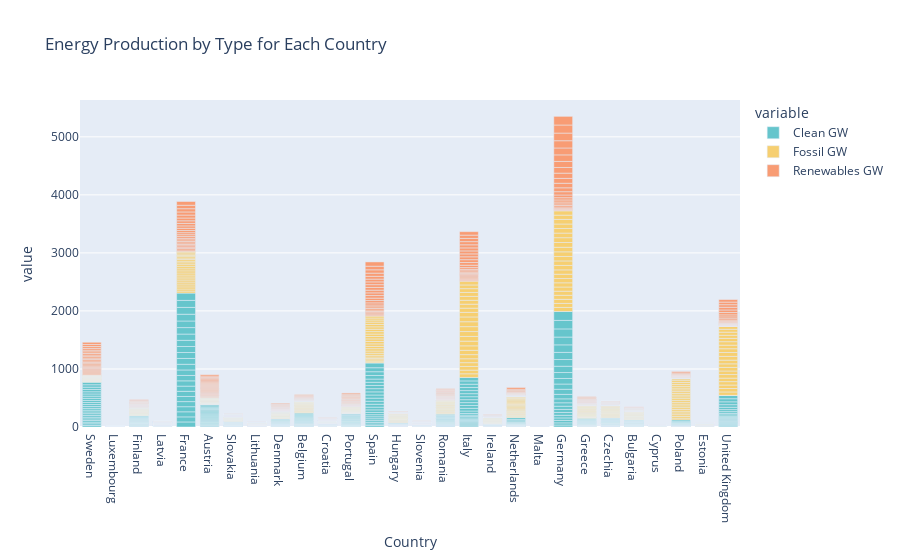

The notebook cell this image was saved under:
### Code cell
fig = px.bar(df, x='Country', y=['Clean GW', 'Fossil GW', 'Renewables GW'], 
             title='Energy Production by Type for Each Country', 
             color_discrete_sequence=px.colors.qualitative.Pastel)
fig.show()

### Figure 1 — Plotly figure (JSON) as saved in the notebook; plotly's stock layout.template omitted (floating-point values rounded to 4 significant figures; data arrays with more than 128 entries replaced by an {"elided": "..."} marker saying what was removed)
{"data": [{"alignmentgroup": "True", "hovertemplate": "variable=Clean GW<br>Country=%{x}<br>value=%{y}<extra></extra>", "legendgroup": "Clean GW", "marker": {"color": "rgb(102, 197, 204)", "pattern": {"shape": ""}}, "name": "Clean GW", "offsetgroup": "Clean GW", "orientation": "v", "showlegend": true, "textposition": "auto", "type": "bar", "x": {"elided": "644 str values"}, "xaxis": "x", "y": {"elided": "644 float values"}, "yaxis": "y"}, {"alignmentgroup": "True", "hovertemplate": "variable=Fossil GW<br>Country=%{x}<br>value=%{y}<extra></extra>", "legendgroup": "Fossil GW", "marker": {"color": "rgb(246, 207, 113)", "pattern": {"shape": ""}}, "name": "Fossil GW", "offsetgroup": "Fossil GW", "orientation": "v", "showlegend": true, "textposition": "auto", "type": "bar", "x": {"elided": "644 str values"}, "xaxis": "x", "y": {"elided": "644 float values"}, "yaxis": "y"}, {"alignmentgroup": "True", "hovertemplate": "variable=Renewables GW<br>Country=%{x}<br>value=%{y}<extra></extra>", "legendgroup": "Renewables GW", "marker": {"color": "rgb(248, 156, 116)", "pattern": {"shape": ""}}, "name": "Renewables GW", "offsetgroup": "Renewables GW", "orientation": "v", "showlegend": true, "textposition": "auto", "type": "bar", "x": {"elided": "644 str values"}, "xaxis": "x", "y": {"elided": "644 float values"}, "yaxis": "y"}], "layout": {"barmode": "relative", "legend": {"title": {"text": "variable"}, "tracegroupgap": 0}, "title": {"text": "Energy Production by Type for Each Country"}, "xaxis": {"anchor": "y", "domain": [0, 1], "title": {"text": "Country"}}, "yaxis": {"anchor": "x", "domain": [0, 1], "title": {"text": "value"}}}}
